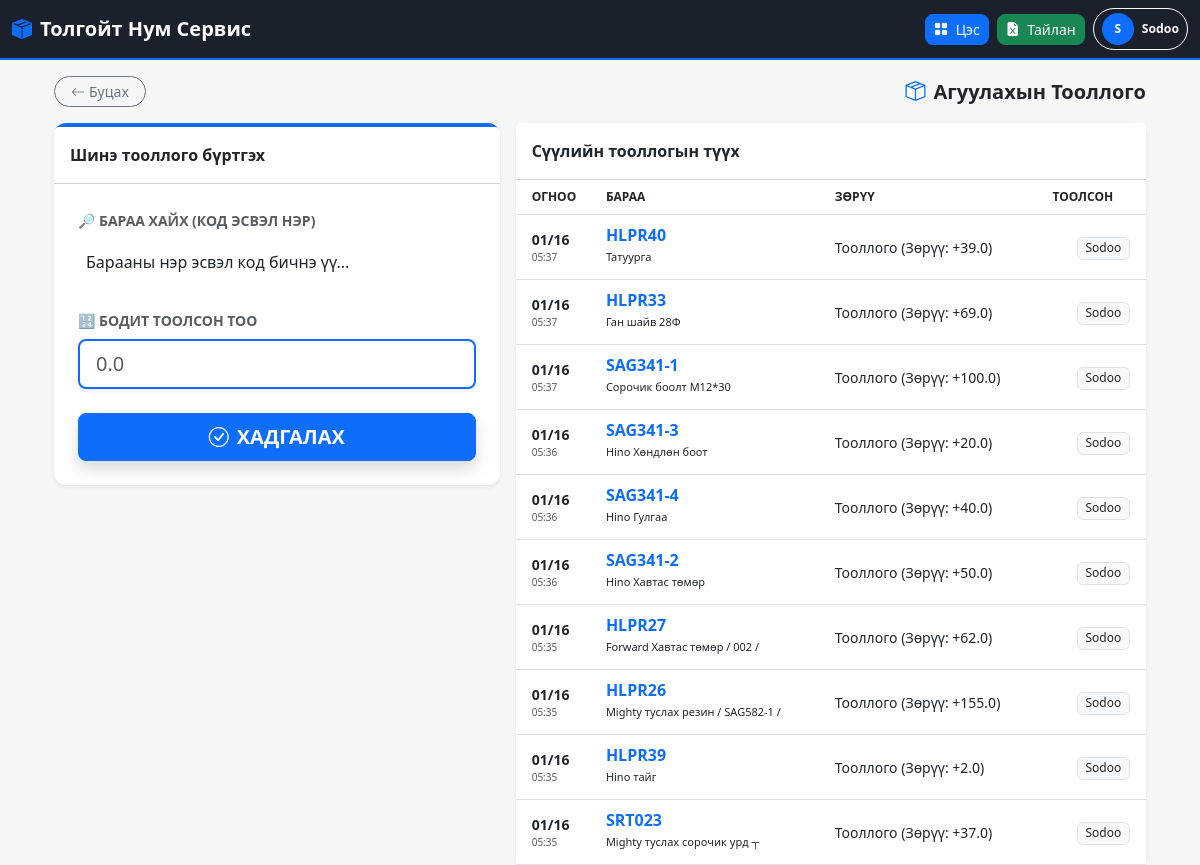
The page /inventory (signed in) on the database its author committed.
### app.py (models this page shows, shortened)
class User(UserMixin, db.Model):
    id = db.Column(db.Integer, primary_key=True)
    username = db.Column(db.String(50), unique=True, nullable=False)
    password = db.Column(db.String(100), nullable=False)
    role = db.Column(db.String(20), default='staff')

class Transaction(db.Model):
    id = db.Column(db.Integer, primary_key=True)
    product_id = db.Column(db.Integer, db.ForeignKey('product.id'))
    type = db.Column(db.String(100))
    quantity = db.Column(db.Float)
    timestamp = db.Column(db.DateTime, default=datetime.now)
    user_id = db.Column(db.Integer, db.ForeignKey('user.id'))
    product = db.relationship('Product', backref='transactions')
    user = db.relationship('User', backref='transactions')

class Product(db.Model):
    id = db.Column(db.Integer, primary_key=True)
    sku = db.Column(db.String(50), unique=True, nullable=False)
    name = db.Column(db.String(100), nullable=False)
    category = db.Column(db.String(50))
    cost_price = db.Column(db.Float, default=0.0)
    retail_price = db.Column(db.Float, default=0.0)
    wholesale_price = db.Column(db.Float, default=0.0)
    stock = db.Column(db.Float, default=0.0)
    is_active = db.Column(db.Boolean, default=True)

### app.py (the view)
@app.route('/inventory')
@login_required
def inventory():
    products = Product.query.all()
    history = Transaction.query.filter(Transaction.type.like('Тооллого%')).order_by(Transaction.timestamp.desc()).limit(10).all()
    return render_template('inventory.html', products=products, history=history)

### app.py (called while the page is built)
@login_manager.user_loader
def load_user(user_id):
    return User.query.get(int(user_id))

### templates/inventory.html (shortened to what this page needs)
{% extends "layout.html" %}
{% block content %}
<link href="https://cdn.jsdelivr.net/npm/select2@4.1.0-rc.0/dist/css/select2.min.css" rel="stylesheet" />
<link rel="stylesheet" href="https://cdn.jsdelivr.net/npm/select2-bootstrap-5-theme@1.3.0/dist/select2-bootstrap-5-theme.min.css" />
<div class="container mt-2">
    <div class="d-flex justify-content-between align-items-center mb-3">
        <a href="{{ url_for('dashboard') }}" class="btn btn-outline-secondary btn-sm rounded-pill px-3">
            <i class="bi bi-arrow-left me-1"></i>Буцах
        </a>
        <h5 class="fw-bold mb-0"><i class="bi bi-box-seam me-2 text-primary"></i>Агуулахын Тооллого</h5>
    </div>
    <div class="row g-3">
        <div class="col-md-5">
            <div class="card shadow-sm mb-4 border-top border-primary border-4">
                <div class="card-header bg-white fw-bold py-3">Шинэ тооллого бүртгэх</div>
                <div class="card-body p-4">
                    <form action="/do_inventory" method="POST">
                        <div class="mb-4">
                            <label class="form-label small fw-bold text-muted text-uppercase">🔎 Бараа хайх (Код эсвэл нэр)</label>
                        </div>
                        <div class="mb-4">
                            <label class="form-label small fw-bold text-muted text-uppercase">🔢 Бодит тоолсон тоо</label>
                            <input type="number" step="0.1" name="quantity" class="form-control form-control-lg border-2 border-primary shadow-sm" placeholder="0.0" required>
                        </div>
                        <button type="submit" class="btn btn-primary btn-lg w-100 fw-bold shadow">
                            <i class="bi bi-check-circle me-2"></i>ХАДГАЛАХ
                        </button>
                    </form>
                </div>
            </div>
        </div>
        <div class="col-md-7">
            <div class="card shadow-sm border-0">
                <div class="card-header bg-white fw-bold py-3">Сүүлийн тооллогын түүх</div>
                <div class="table-responsive">
                    <table class="table table-hover align-middle mb-0">
                        <thead class="bg-light">
                            <tr style="font-size: 0.75rem;" class="text-uppercase text-muted">
                                <th class="ps-3">Огноо</th>
                                <th>Бараа</th>
                                <th>Зөрүү</th>
                                <th class="pe-3">Тоолсон</th>
                            </tr>
                        </thead>
                        <tbody>
                            {% for h in history %}
                            <tr>
                                <td class="ps-3">
                                    <div class="small text-dark fw-semibold">{{ h.timestamp.strftime('%m/%d') }}</div>
                                    <div style="font-size: 10px;" class="text-muted">{{ h.timestamp.strftime('%H:%M') }}</div>
                                </td>
                                <td>
                                    <div class="fw-bold text-primary">{{ h.product.sku }}</div>
                                    <div style="font-size: 11px;" class="text-truncate d-inline-block" style="max-width: 120px;">{{ h.product.name }}</div>
                                </td>
                                <td>
                                    <span class="small">{{ h.type }}</span>
                                </td>
                                <td class="pe-3 text-end">
                                    <span class="badge bg-light text-dark border fw-normal">{{ h.user.username }}</span>
                                </td>
                            </tr>
                            {% endfor %}
                        </tbody>
                    </table>
                </div>
            </div>
        </div>
    </div>
</div>
{% endblock %}

### templates/layout.html (shortened to what this page needs)
<!DOCTYPE html>
<html lang="mn">
<head>
    <link href="https://cdn.jsdelivr.net/npm/bootstrap@5.3.0/dist/css/bootstrap.min.css" rel="stylesheet">
    <link rel="stylesheet" href="https://cdn.jsdelivr.net/npm/bootstrap-icons@1.10.5/font/bootstrap-icons.css">
</head>
<body>
<nav class="navbar navbar-dark sticky-top">
    <div class="container-fluid d-flex justify-content-between">
        <a class="navbar-brand fw-bold d-flex align-items-center" href="{{ url_for('dashboard') }}">
            <i class="bi bi-box-seam-fill text-primary me-2"></i>
            <span>Толгойт Нум Сервис</span>
        </a>
        <div class="d-flex gap-2 align-items-center">
            <div class="dropdown">
                <button class="btn btn-primary btn-sm rounded-3 shadow-sm" type="button" data-bs-toggle="dropdown">
                    <i class="bi bi-grid-fill"></i> <span class="nav-text ms-1">Цэс</span>
                </button>
            </div>
            <div class="dropdown">
                <button class="btn btn-success btn-sm rounded-3 shadow-sm" type="button" data-bs-toggle="dropdown">
                    <i class="bi bi-file-earmark-excel-fill"></i> <span class="nav-text ms-1">Тайлан</span>
                </button>
            </div>
            <div class="dropdown">
                <button class="btn btn-outline-light btn-sm rounded-pill px-2 border-1 d-flex align-items-center gap-2" type="button" data-bs-toggle="dropdown">
                    <div class="user-avatar">{{ current_user.username[0] | upper }}</div>
                    <span class="nav-text fw-semibold small">{{ current_user.username }}</span>
                </button>
            </div>
        </div>
    </div>
</nav>
<div class="container mt-3">
    {% block content %}{% endblock %}
</div>
</body>
</html>

### templates/layout.html (style rules this page uses)
body { background-color: #f0f2f5; font-family: 'Segoe UI', sans-serif; }
.navbar { background-color: #1a202c !important; border-bottom: 2px solid #0d6efd; padding: 8px 0; }
.user-avatar { width: 32px; height: 32px; background: #0d6efd; color: white; border-radius: 50%; display: flex; align-items: center; justify-content: center; font-weight: bold; font-size: 12px; }

### templates/inventory.html (style rules this page uses)
body { background-color: #f4f7f6; }
.card { border: none; border-radius: 12px; box-shadow: 0 4px 10px rgba(0,0,0,0.05); }

### rows shown on the page
User: username "S", username "Sodoo"
Transaction: timestamp "01/16", timestamp "05:37", product.sku "HLPR40", product.name "Татуурга", type "Тооллого (Зөрүү: +39.0)", user.username "Sodoo"
Transaction: timestamp "01/16", timestamp "05:37", product.sku "HLPR33", product.name "Ган шайв 28Ф", type "Тооллого (Зөрүү: +69.0)", user.username "Sodoo"
Transaction: timestamp "01/16", timestamp "05:37", product.sku "SAG341-1", product.name "Сорочик боолт M12*30", type "Тооллого (Зөрүү: +100.0)", user.username "Sodoo"
Transaction: timestamp "01/16", timestamp "05:36", product.sku "SAG341-3", product.name "Hino Хөндлөн боот", type "Тооллого (Зөрүү: +20.0)", user.username "Sodoo"
Transaction: timestamp "01/16", timestamp "05:36", product.sku "SAG341-4", product.name "Hino Гулгаа", type "Тооллого (Зөрүү: +40.0)", user.username "Sodoo"
Transaction: timestamp "01/16", timestamp "05:36", product.sku "SAG341-2", product.name "Hino Хавтас төмөр", type "Тооллого (Зөрүү: +50.0)", user.username "Sodoo"
Transaction: timestamp "01/16", timestamp "05:35", product.sku "HLPR27", product.name "Forward Хавтас төмөр / 002 /", type "Тооллого (Зөрүү: +62.0)", user.username "Sodoo"
Transaction: timestamp "01/16", timestamp "05:35", product.sku "HLPR26", product.name "Mighty туслах резин / SAG582-1 /", type "Тооллого (Зөрүү: +155.0)", user.username "Sodoo"
Transaction: timestamp "01/16", timestamp "05:35", product.sku "HLPR39", product.name "Hino тайг", type "Тооллого (Зөрүү: +2.0)", user.username "Sodoo"
Transaction: timestamp "01/16", timestamp "05:35", product.sku "SRT023", product.name "Mighty туслах сорочик урд ┬", type "Тооллого (Зөрүү: +37.0)", user.username "Sodoo"
